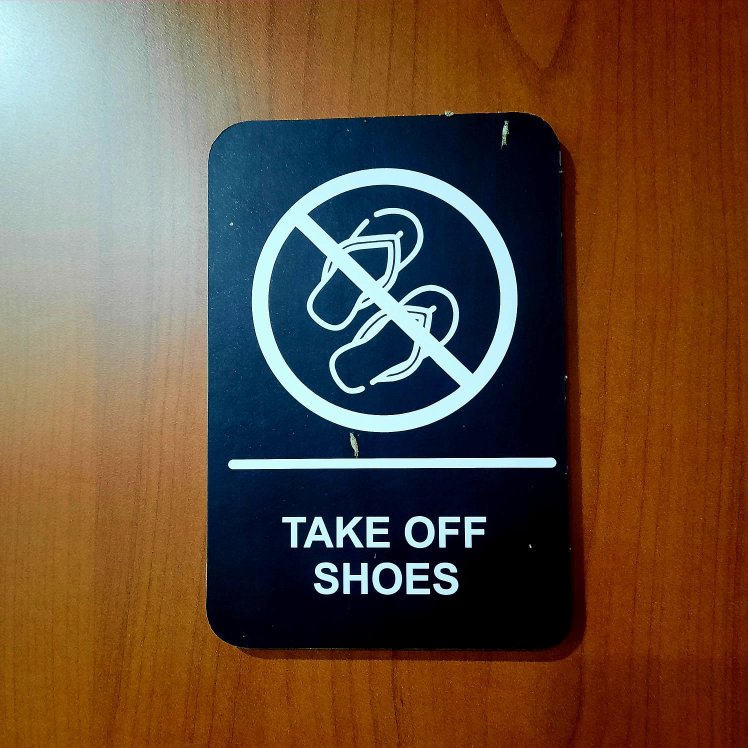
#> input picture sevatu.jpg, 1496 x 1496 px (shown at 1/2 size)
$ jupyter execute CONTOUR.ipynb
#> lines starting #> are read from the running program, lines starting #| are printed output that depends on the picture; after the words box and inside, x2 and y2 are one past the last pixel; in counts of white or black regions, pixels touching at a corner belong together
## SALSABILA NURRAHMAH/202131198

[cell 1]
#Import Library
import os
import cv2
import numpy as np
import pandas as pd
import matplotlib.pyplot as plt

[cell 2]
#to read rgb image
img = cv2.imread('sevatu.jpg')
#> img is the input picture: shape (1496, 1496, 3); mean B, G, R 61.2, 79.6, 102.8

[cell 3]
#to display rgb images
img = cv2.cvtColor(img, cv2.COLOR_BGR2RGB)
copy_img = img.copy()
plt.imshow(img)

[cell 4]
#now convert the RGB image to grayscale
lower = np.array([30,30,30])
higher = np.array([250,250,250])

[cell 5]
mask = cv2.inRange(img,lower,higher)
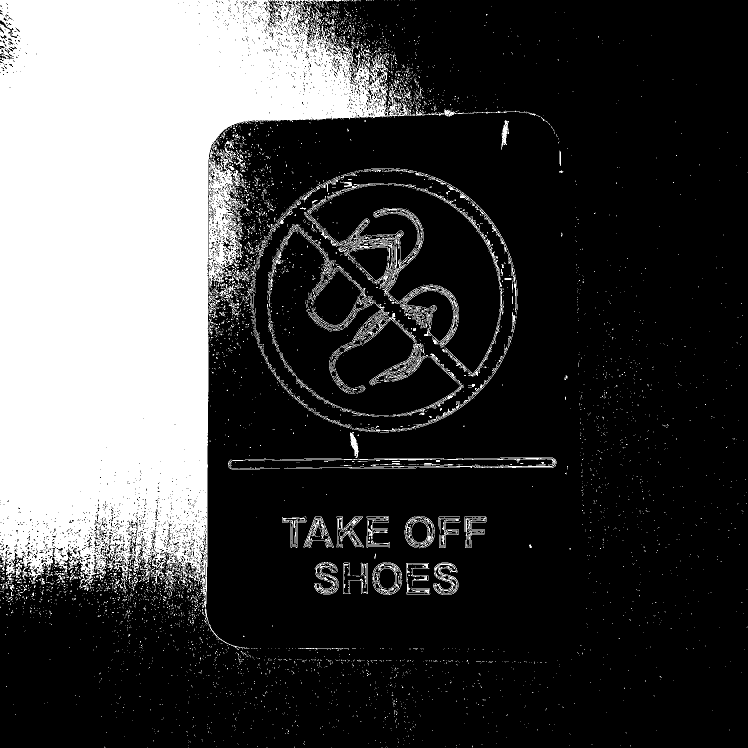
#> mask: shape (1496, 1496) (shown at 1/2 size); 27% white; 5534 white regions (5248 under 20 px)

[cell 6]
#to create an image with a gray color
plt.imshow(mask,'gray')

[cell 7]
#detect the contours
cont,_ = cv2.findContours(mask,cv2.RETR_EXTERNAL,cv2.CHAIN_APPROX_NONE)
#> cont = 5456 contours, 5321 with area under 20; largest, box (x1, y1, x2, y2) and area: (0, 0, 831, 1300) 555821, (677, 416, 1008, 753) 12033, (659, 531, 833, 692) 2787, (809, 1032, 870, 1096) 2756, (745, 1125, 804, 1190) 2242

[cell 8]
#to create blank images
blank_image = np.zeros((1500,1500,3), np.uint8)
blank_image[:,0:1500//2] = (255,255,255)
blank_image[:,1500//2:1500] = (255,255,255)

[cell 9]
contour = cv2.drawContours(blank_image, cont, -1, 255, 0)
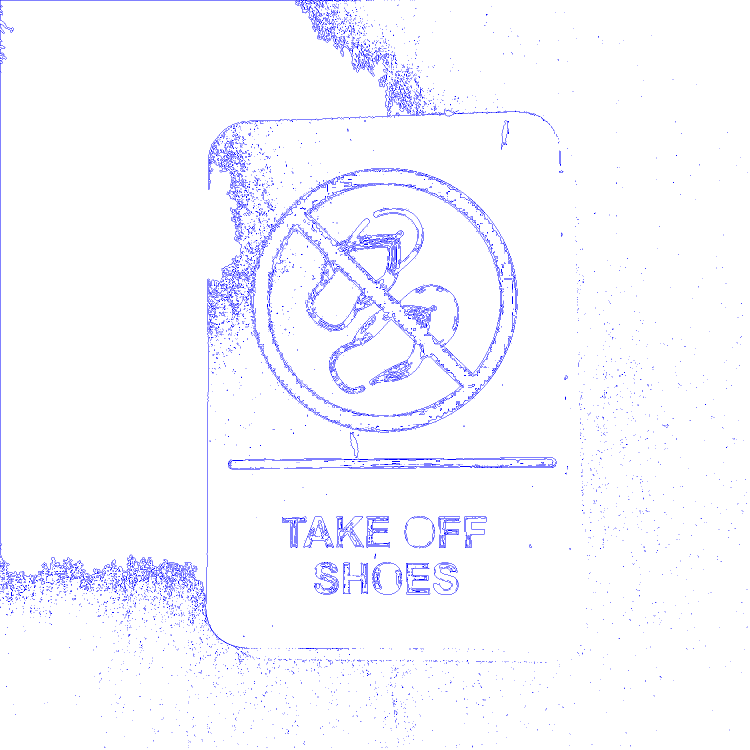
#> contour: shape (1500, 1500, 3) (shown at 1/2 size); mean of channels 0, 1, 2 255, 248.5, 248.5; drawn as B, G, R

[cell 10]
#to create a blank image with a 180 degree rotation
contour = cv2.rotate(contour,cv2.ROTATE_180)
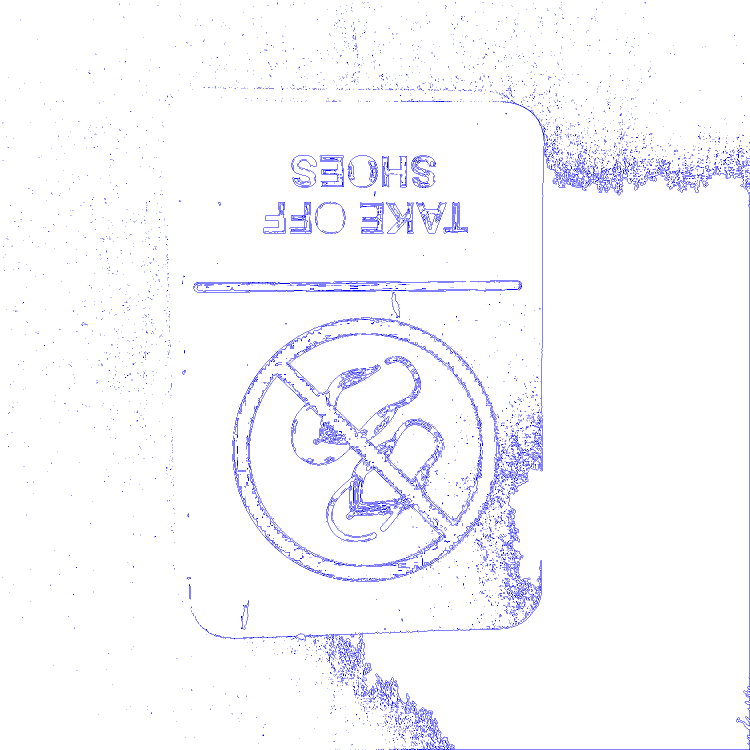
#> contour: shape (1500, 1500, 3) (shown at 1/2 size); mean of channels 0, 1, 2 255, 248.5, 248.5; drawn as B, G, R
plt.imshow(contour)

[cell 11]
#to create draw  contours images
cont_img = cv2.drawContours(img,cont,-1,255,10)
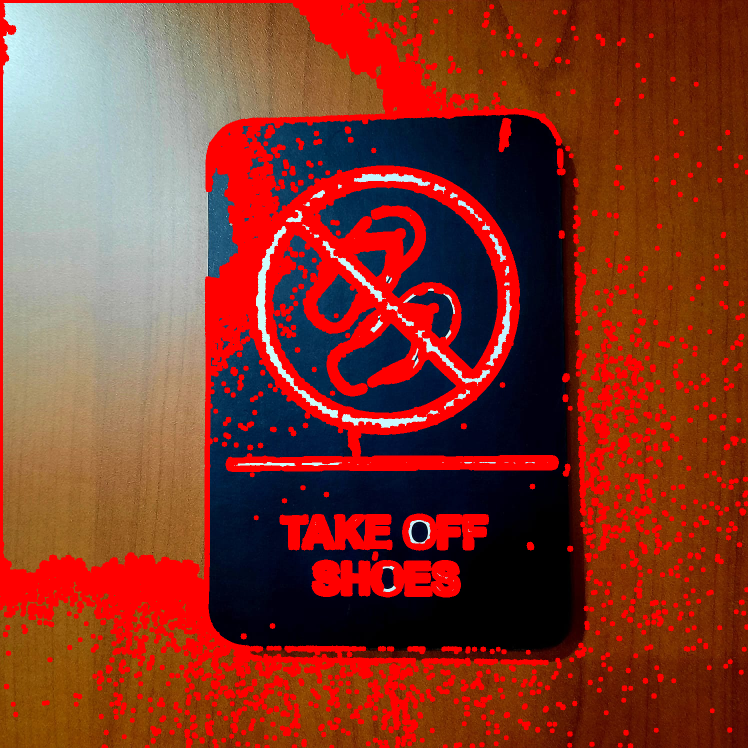
#> cont_img: shape (1496, 1496, 3) (shown at 1/2 size); mean R, G, B 131.7, 58.2, 43.1

[cell 12]
#to show contours images
plt.imshow(cont_img)

[cell 13]
c = max(cont,key = cv2.contourArea)
#> c = contour of 10602 points, box (x1, y1, x2, y2) (0, 0, 831, 1300), area 555821

[cell 14]
x,y,w,h=cv2.boundingRect(c)
#> x = 0; y = 0; w = 831; h = 1300

[cell 15]
#Visualize the data Structure
cv2.rectangle(img,(x,y),(x+w,y+h),(-1,255,5),0)
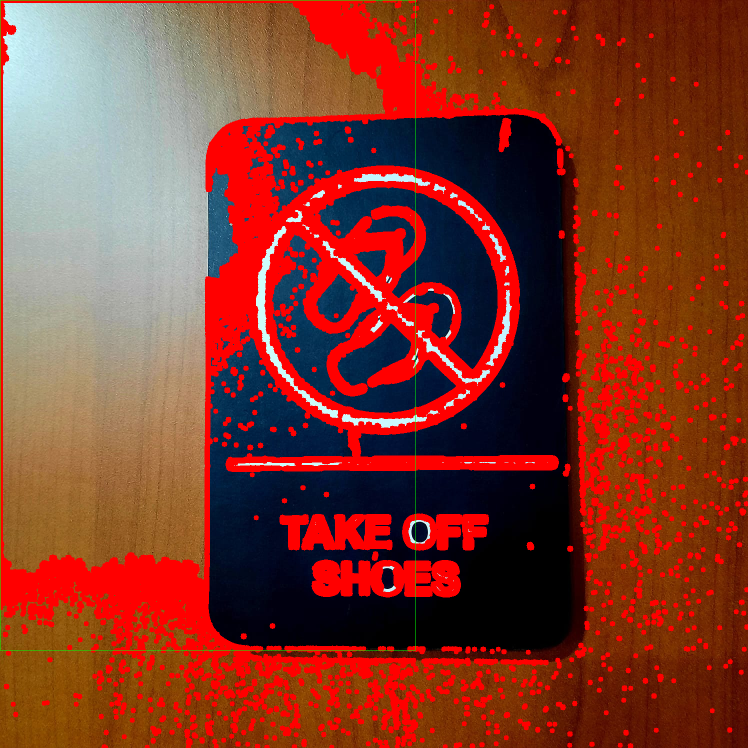
#> img: shape (1496, 1496, 3) (shown at 1/2 size); 0.19% of pixels changed, all inside (x1, y1, x2, y2) = (0, 0, 832, 1301)
plt.imshow(img)

[cell 16]
cropped_image = copy_img[y:y+h,x:x+w]
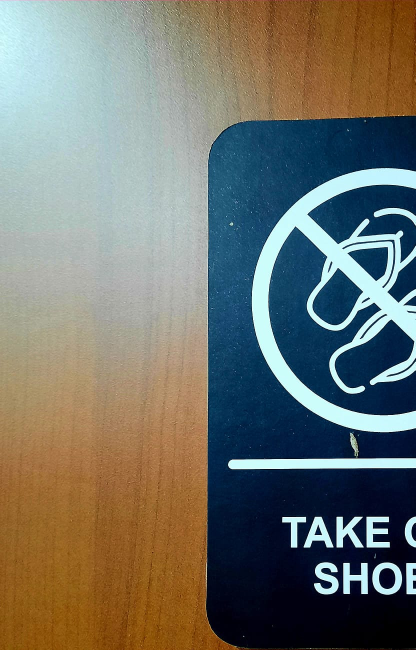
#> cropped_image: shape (1300, 831, 3) (shown at 1/2 size); mean R, G, B 113.9, 115.4, 107.3

[cell 17]
#to show cropped image
plt.imshow(cropped_image)

[cell 18]
#to display the three final images
plt.figure(figsize=(20,4))
plt.subplot(1,3,1),plt.imshow(copy_img)
plt.subplot(1,3,2),plt.imshow(contour)
plt.subplot(1,3,3),plt.imshow(cont_img)
